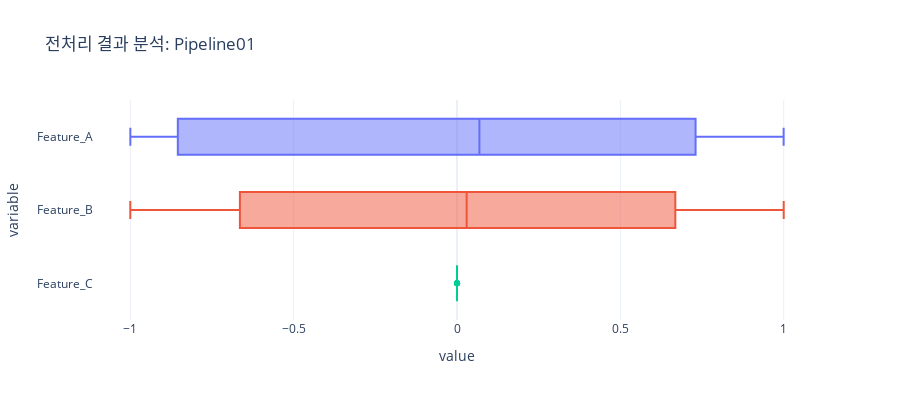

The cell this chart's notebook holds for it:
### Code cell
df_final = scaling_utils.analyze_scaling(pipe01, X_train, 'Pipeline01')

### Figure 1 — Plotly figure (JSON) as saved in the notebook; plotly's stock layout.template omitted (floating-point values rounded to 4 significant figures)
{"data": [{"alignmentgroup": "True", "boxpoints": "outliers", "hovertemplate": "variable=%{y}<br>value=%{x}<extra></extra>", "legendgroup": "Feature_A", "marker": {"color": "#636efa"}, "name": "Feature_A", "notched": false, "offsetgroup": "Feature_A", "orientation": "h", "showlegend": true, "type": "box", "x": [0.6785, -0.8611, 0.9657, 0.8654, 0.3844, 0.7401, -0.6582, 0.5232, 0.6059, -0.8591, 0.6597, -0.8712, 0.9201, -0.2063, -0.5201, -0.4549, -0.6746, 0.1494, 0.7478, 0.4698, -0.85, 0.2045, -0.8879, 0.9941, -0.1651, 0.5476, 0.7203, 0.9703, 0.2094, -0.9463, -0.616, -0.9607, 0.9124, 0.9974, -0.4586, 0.9761, 0.9513, 0.3761, 0.05122, 0.01207, 0.493, 0.562, -0.9995, 0.9991, 0.3507, -0.9996, 0.7488, -0.9652, -0.9603, -0.5945, 0.7136, -0.6774, 0.83, -0.9804, -0.9204, 0.9787, 0.3932, 0.9997, -0.9409, -0.05446, 0.966, 0.9691, 0.9046, -0.6648, -0.2815, -0.8451, -0.9677, -0.1762, -0.8638, -0.9999, -0.8651, -0.8951, -0.9995, 2.956e-06, -0.1195, -0.8813, 0.08583, 0.7066, 0.7458, 0.6132], "x0": " ", "xaxis": "x", "y": ["Feature_A", "Feature_A", "Feature_A", "Feature_A", "Feature_A", "Feature_A", "Feature_A", "Feature_A", "Feature_A", "Feature_A", "Feature_A", "Feature_A", "Feature_A", "Feature_A", "Feature_A", "Feature_A", "Feature_A", "Feature_A", "Feature_A", "Feature_A", "Feature_A", "Feature_A", "Feature_A", "Feature_A", "Feature_A", "Feature_A", "Feature_A", "Feature_A", "Feature_A", "Feature_A", "Feature_A", "Feature_A", "Feature_A", "Feature_A", "Feature_A", "Feature_A", "Feature_A", "Feature_A", "Feature_A", "Feature_A", "Feature_A", "Feature_A", "Feature_A", "Feature_A", "Feature_A", "Feature_A", "Feature_A", "Feature_A", "Feature_A", "Feature_A", "Feature_A", "Feature_A", "Feature_A", "Feature_A", "Feature_A", "Feature_A", "Feature_A", "Feature_A", "Feature_A", "Feature_A", "Feature_A", "Feature_A", "Feature_A", "Feature_A", "Feature_A", "Feature_A", "Feature_A", "Feature_A", "Feature_A", "Feature_A", "Feature_A", "Feature_A", "Feature_A", "Feature_A", "Feature_A", "Feature_A", "Feature_A", "Feature_A", "Feature_A", "Feature_A"], "y0": " ", "yaxis": "y"}, {"alignmentgroup": "True", "boxpoints": "outliers", "hovertemplate": "variable=%{y}<br>value=%{x}<extra></extra>", "legendgroup": "Feature_B", "marker": {"color": "#EF553B"}, "name": "Feature_B", "notched": false, "offsetgroup": "Feature_B", "orientation": "h", "showlegend": true, "type": "box", "x": [-0.7346, 0.5084, 0.2595, 0.501, -0.9231, 0.6725, 0.7529, 0.8522, 0.7956, -0.5118, 0.7515, 0.491, -0.3916, -0.9785, -0.8541, -0.8905, 0.7382, -0.9888, 0.6639, 0.8828, -0.5267, 0.9789, 0.4601, -0.1089, 0.9863, 0.8368, -0.6936, 0.2419, -0.9778, -0.3233, 0.7878, 0.2776, -0.4092, -0.07165, -0.8886, -0.2173, 0.3082, -0.9266, -0.9987, 0.9999, 0.87, -0.8271, 0.03183, 0.04185, -0.9365, 0.02712, -0.6628, 0.2614, 0.2789, 0.8041, 0.7005, 0.7357, -0.5577, 0.1971, 0.391, 0.2053, 0.9194, -0.02353, -0.3388, 0.9985, 0.2586, 0.2465, -0.4262, -0.747, -0.9595, 0.5346, -0.252, 0.9844, -0.5038, 0.01587, -0.5017, 0.4459, -0.03215, -1.0, -0.9928, -0.4725, -0.9963, -0.7076, -0.6662, 0.7899], "x0": " ", "xaxis": "x", "y": ["Feature_B", "Feature_B", "Feature_B", "Feature_B", "Feature_B", "Feature_B", "Feature_B", "Feature_B", "Feature_B", "Feature_B", "Feature_B", "Feature_B", "Feature_B", "Feature_B", "Feature_B", "Feature_B", "Feature_B", "Feature_B", "Feature_B", "Feature_B", "Feature_B", "Feature_B", "Feature_B", "Feature_B", "Feature_B", "Feature_B", "Feature_B", "Feature_B", "Feature_B", "Feature_B", "Feature_B", "Feature_B", "Feature_B", "Feature_B", "Feature_B", "Feature_B", "Feature_B", "Feature_B", "Feature_B", "Feature_B", "Feature_B", "Feature_B", "Feature_B", "Feature_B", "Feature_B", "Feature_B", "Feature_B", "Feature_B", "Feature_B", "Feature_B", "Feature_B", "Feature_B", "Feature_B", "Feature_B", "Feature_B", "Feature_B", "Feature_B", "Feature_B", "Feature_B", "Feature_B", "Feature_B", "Feature_B", "Feature_B", "Feature_B", "Feature_B", "Feature_B", "Feature_B", "Feature_B", "Feature_B", "Feature_B", "Feature_B", "Feature_B", "Feature_B", "Feature_B", "Feature_B", "Feature_B", "Feature_B", "Feature_B", "Feature_B", "Feature_B"], "y0": " ", "yaxis": "y"}, {"alignmentgroup": "True", "boxpoints": "outliers", "hovertemplate": "variable=%{y}<br>value=%{x}<extra></extra>", "legendgroup": "Feature_C", "marker": {"color": "#00cc96"}, "name": "Feature_C", "notched": false, "offsetgroup": "Feature_C", "orientation": "h", "showlegend": true, "type": "box", "x": [3.545e-16, 9.245e-16, -1.621e-16, 8.466e-16, -1.5e-15, -3.319e-16, 0.0, 1.394e-15, -1.371e-16, 7.1e-16, -6.625e-16, -1.239e-15, 1.276e-15, -7.383e-16, 1.797e-15, 4.449e-17, -3.601e-16, -2.752e-16, 1.302e-15, 2.616e-15, -1.575e-15, 1.103e-15, 1.021e-16, 2.747e-15, -1.044e-15, -3.626e-16, -9.721e-16, -2.617e-16, -1.498e-15, -2.492e-15, -6.764e-16, 3.304e-17, 2.274e-16, -1.165e-16, -4.469e-16, 9.676e-17, -1.301e-15, -9.086e-15, 2.303e-16, -2.081e-15, 5.77e-16, -6.205e-16, 1.101e-15, -9.32e-15, 7.988e-16, -3.196e-15, 4.358e-15, 3.603e-16, -3.24e-15, -8.089e-17, 6.952e-16, 1.846e-15, 1.007e-16, -1.475e-16, 7.918e-16, 1.8e-15, 1.702e-15, 2.625e-15, 1.804e-15, 9.999e-16, -6.891e-16, -1.733e-15, -1.348e-15, -6.288e-16, -6.098e-16, -4.327e-16, -5.355e-16, 8.064e-16, 3.119e-16, 2.03e-16, -8.526e-17, 3.535e-16, -7.691e-16, 2.182e-16, -7.043e-16, -1.703e-15, 7.832e-16, -3.737e-16, 9.449e-16, 1.941e-16], "x0": " ", "xaxis": "x", "y": ["Feature_C", "Feature_C", "Feature_C", "Feature_C", "Feature_C", "Feature_C", "Feature_C", "Feature_C", "Feature_C", "Feature_C", "Feature_C", "Feature_C", "Feature_C", "Feature_C", "Feature_C", "Feature_C", "Feature_C", "Feature_C", "Feature_C", "Feature_C", "Feature_C", "Feature_C", "Feature_C", "Feature_C", "Feature_C", "Feature_C", "Feature_C", "Feature_C", "Feature_C", "Feature_C", "Feature_C", "Feature_C", "Feature_C", "Feature_C", "Feature_C", "Feature_C", "Feature_C", "Feature_C", "Feature_C", "Feature_C", "Feature_C", "Feature_C", "Feature_C", "Feature_C", "Feature_C", "Feature_C", "Feature_C", "Feature_C", "Feature_C", "Feature_C", "Feature_C", "Feature_C", "Feature_C", "Feature_C", "Feature_C", "Feature_C", "Feature_C", "Feature_C", "Feature_C", "Feature_C", "Feature_C", "Feature_C", "Feature_C", "Feature_C", "Feature_C", "Feature_C", "Feature_C", "Feature_C", "Feature_C", "Feature_C", "Feature_C", "Feature_C", "Feature_C", "Feature_C", "Feature_C", "Feature_C", "Feature_C", "Feature_C", "Feature_C", "Feature_C"], "y0": " ", "yaxis": "y"}], "layout": {"boxmode": "overlay", "height": 400, "legend": {"title": {"text": "variable"}, "tracegroupgap": 0}, "showlegend": false, "title": {"text": "전처리 결과 분석: Pipeline01"}, "xaxis": {"anchor": "y", "domain": [0, 1], "title": {"text": "value"}}, "yaxis": {"anchor": "x", "categoryarray": ["Feature_C", "Feature_B", "Feature_A"], "categoryorder": "array", "domain": [0, 1], "title": {"text": "variable"}}}}
